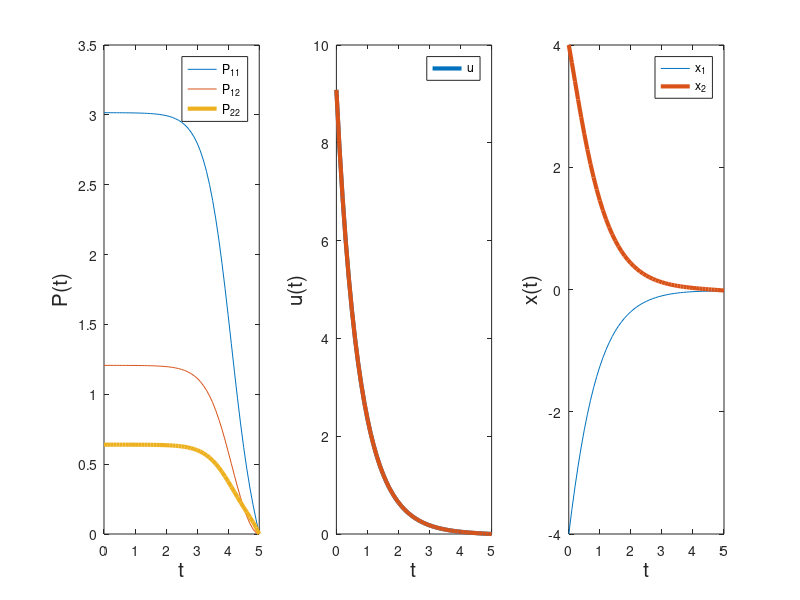

MATLAB code to generate this figure:
function f = lecture6_2

Pf = diag([0;0]);

A = [0 1;
     2 -1];

B = [0;
     1];

Q = diag([1; 1/2]);

R = 1/4;

tf = 5;

dt = .1;

cf = P2c(Pf);

[ts, cs] = ode45(@(tf,cf) Riccati(tf, cf, ...
                                   A, B, Q, R), [tf:-dt:0], cf)
cs = flipdim(cs,1);
ts = flipdim(ts,1);

N = size(cs,1);

subplot(1,3,1)
plot(ts, cs(:,1),ts, cs(:,2),ts, cs(:,3),  'LineWidth',3)
legend('P_{11}','P_{12}','P_{22}');
xlabel('t', 'FontSize', 15); ylabel('P(t)', 'FontSize', 15)


xs = zeros(2,N);
us = zeros(2,N);

x0 = [-4; 4];
xs(:,1) = x0;

for i=1:N,
  P = c2P(cs(i,:));
  l = P*xs(:,i);
  u = -inv(R)*B'*l;
  K = A - B*inv(R)*B'*P;
  if (i < N)
    xs(:,i+1) = xs(:,i) + dt*K*xs(:,i);
  end
  us(:,i) = u;  
end

subplot(1,3,2)
plot(ts, us, 'LineWidth', 3)
xlabel('t', 'FontSize', 15); ylabel('u(t)', 'FontSize', 15)
legend('u');


subplot(1,3,3)
plot(ts, xs(1,:), ts, xs(2,:), 'LineWidth', 3)
legend('x_1','x_2')
xlabel('t', 'FontSize', 15); ylabel('x(t)', 'FontSize', 15)


function dc = Riccati(t, c, A, B, Q, R)

P = c2P(c);
dP = -P*A - A'*P - Q + P*B*inv(R)*B'*P;
dc = P2c(dP);


function c = P2c(P)
% convert from a 2x2 symmetric matrix to a 3x1 vector of its unique entries
c = [P(1,1); P(1,2); P(2,2)];

function P = c2P(c)
% the reverse of P2c
P = [c(1), c(2);
     c(2), c(3)];